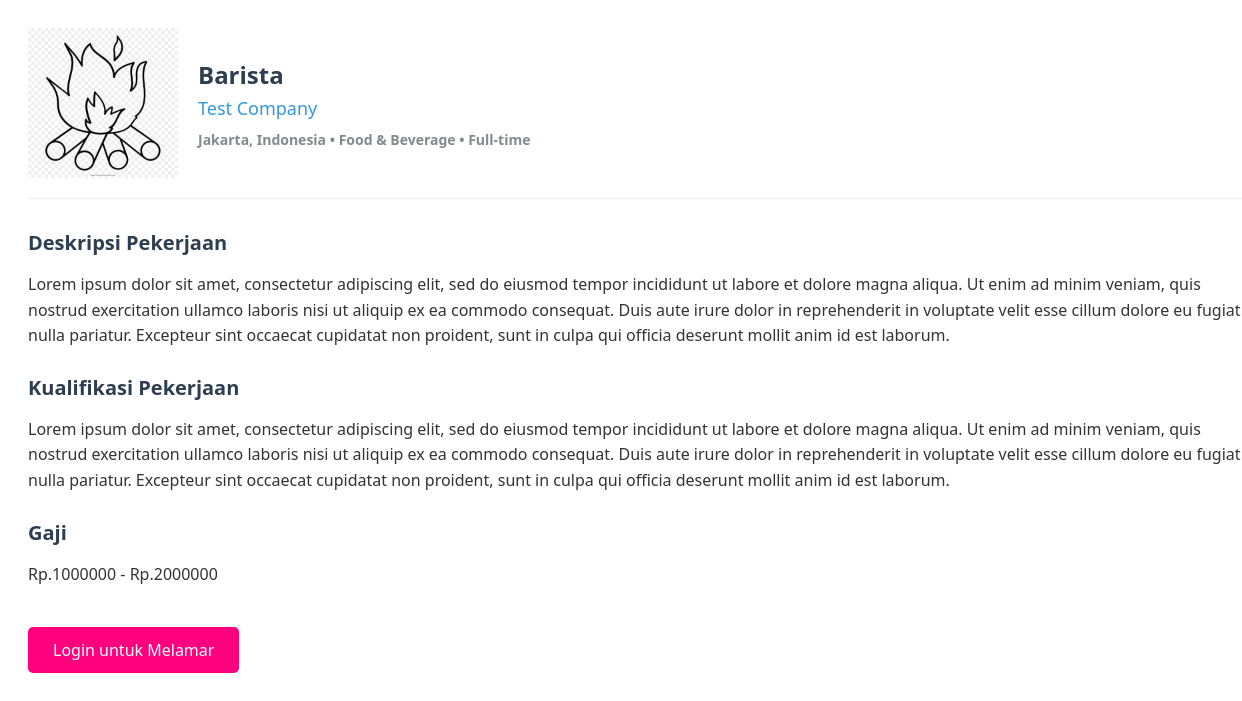
Page /detail_ajax.php?id=1 on the earlier database version.
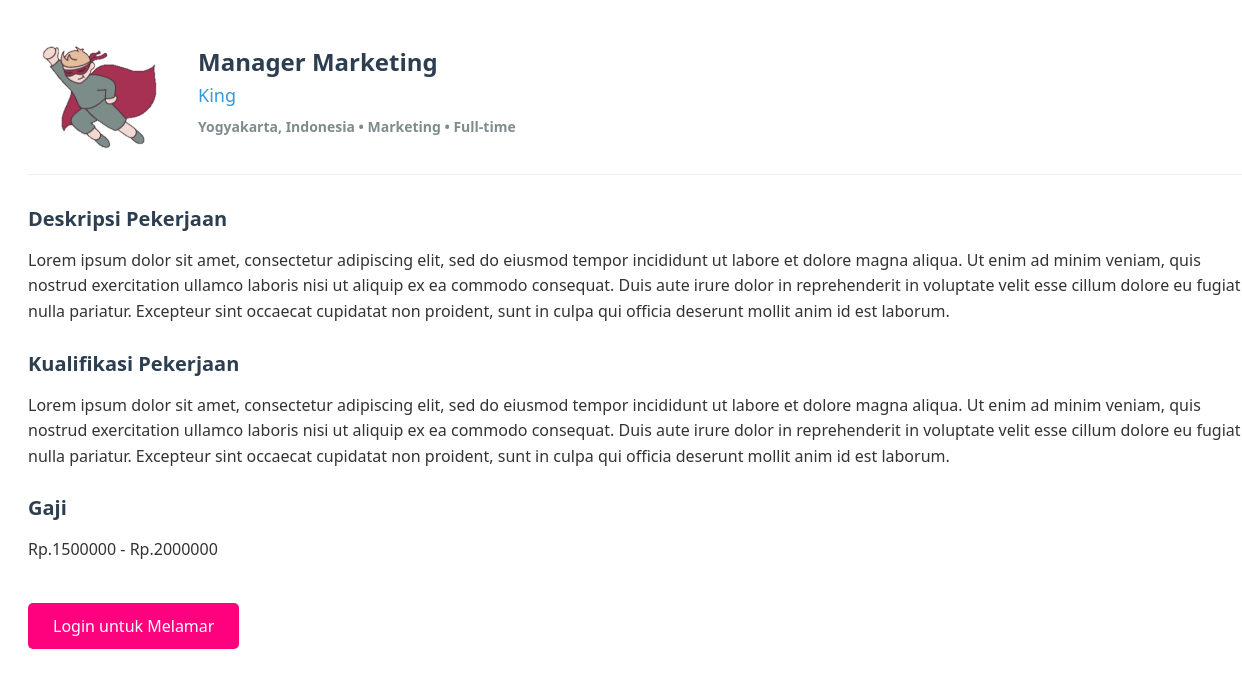
Same page on the later database version.
### tables this page shows
CREATE TABLE `lowongan` (
  `id` int(11) NOT NULL,
  `employer_id` int(11) NOT NULL,
  `judul` varchar(100) NOT NULL,
  `perusahaan` varchar(100) NOT NULL,
  `kategori` varchar(50) NOT NULL,
  `lokasi` varchar(100) NOT NULL,
  `gaji_min` int(11) NOT NULL,
  `gaji_max` int(11) NOT NULL,
  `gaji_display` varchar(100) NOT NULL,
  `tipe` varchar(20) NOT NULL,
  `logo` varchar(255) NOT NULL,
  `deskripsi` text NOT NULL,
  `kualifikasi` text NOT NULL,
  `batas_lamaran` date DEFAULT NULL,
  `created_at` timestamp NOT NULL DEFAULT current_timestamp(),
  `updated_at` timestamp NOT NULL DEFAULT current_timestamp() ON UPDATE current_timestamp()
);

### detail_ajax.php (the view, shortened to what this page needs)
<?php
include 'koneksi.php';
$id = $_GET['id'] ?? '';
$id = (int)$id;
$sql = "SELECT * FROM lowongan WHERE id = $id LIMIT 1";
$result = $conn->query($sql);
if ($row = $result->fetch_assoc()) {
?>
<link rel="stylesheet" href="styles/detail_ajax.css?v=<?= time(); ?>">
<div class="job-detail">
    <div class="detail-header">
        <img src="<?= htmlspecialchars($row['logo']) ?>" alt="Logo <?= htmlspecialchars($row['perusahaan']) ?>" class="detail-logo" style="max-width:150px">
        <div>
            <h2><?= htmlspecialchars($row['judul']) ?></h2>
            <h4><?= htmlspecialchars($row['perusahaan']) ?></h4>
            <b><p><?= htmlspecialchars($row['lokasi']) ?> • <?= htmlspecialchars($row['kategori']) ?> • <?= htmlspecialchars($row['tipe']) ?></p></b>
        </div>
    </div>
    <div class="detail-body">
        <h3>Deskripsi Pekerjaan</h3>
        <p><?= nl2br(htmlspecialchars($row['deskripsi'])) ?></p>
        <h3>Kualifikasi Pekerjaan</h3>
        <p><?= nl2br(htmlspecialchars($row['kualifikasi'])) ?></p>
        <h3>Gaji</h3>
        <p>Rp.<?= htmlspecialchars($row['gaji_min']) ?> - Rp.<?= htmlspecialchars($row['gaji_max']) ?></p>
        <?php if(isset($_SESSION['user_id'])): ?>
            <a href="lamar.php?id=<?= $id ?>" class="apply-button">Lamar Sekarang</a>
        <?php else: ?>
            <a href="login_user.php?redirect=dashboard_user.php?id=<?= $id ?>" class="apply-button">Login untuk Melamar</a>
        <?php endif; ?>
    </div>
</div>
<?php
} else {
    echo "Lowongan tidak ditemukan.";
}
?>

Differences in the rows shown:
changed lowongan "Full-time": logo: a different picture; judul "Barista" → "Manager Marketing"; perusahaan "Test Company" → "King"; lokasi "Jakarta, Indonesia" → "Yogyakarta, Indonesia"; kategori "Food & Beverage" → "Marketing"; gaji_min "1000000" → "1500000"
